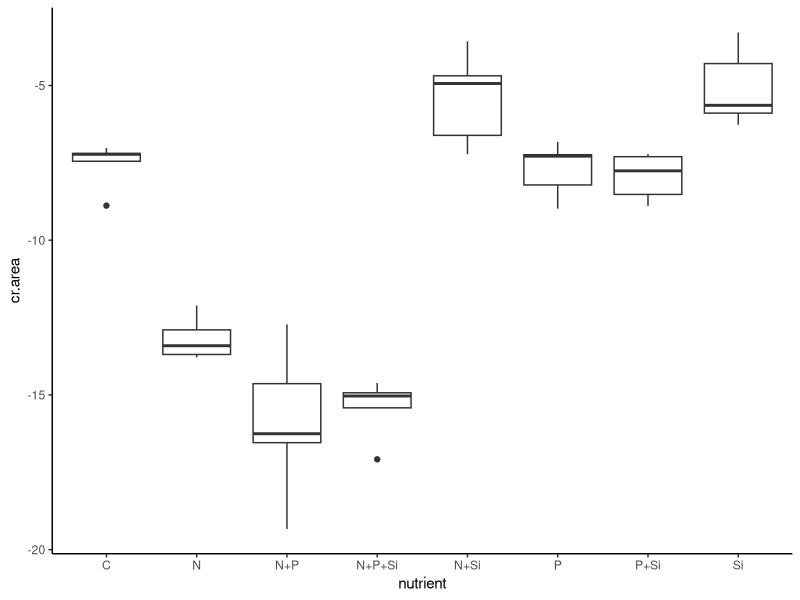
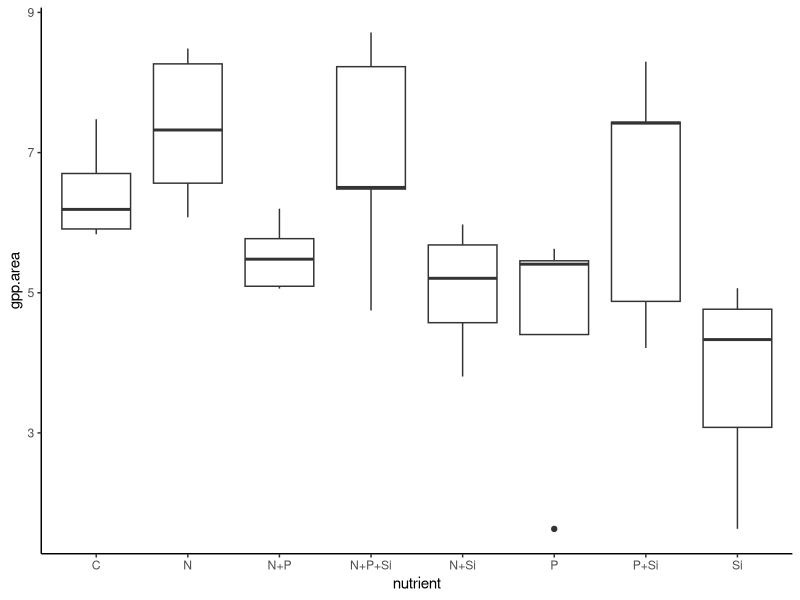
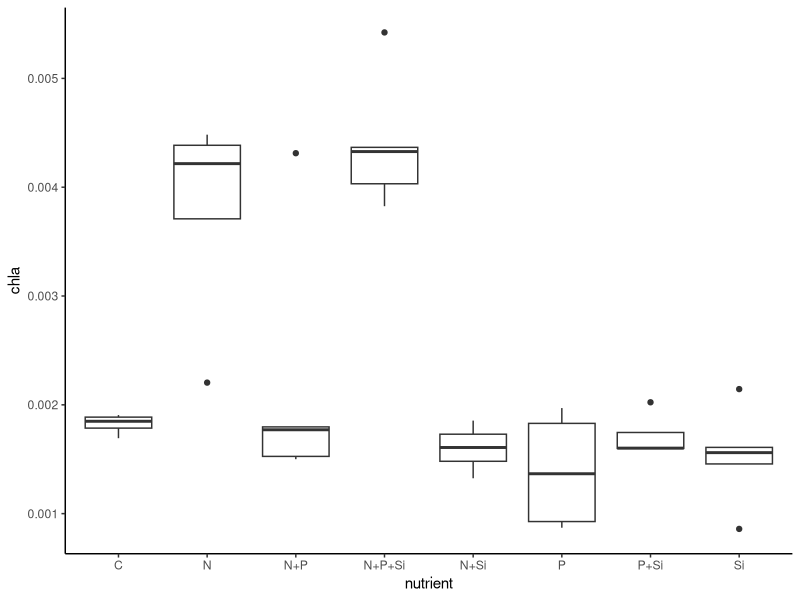
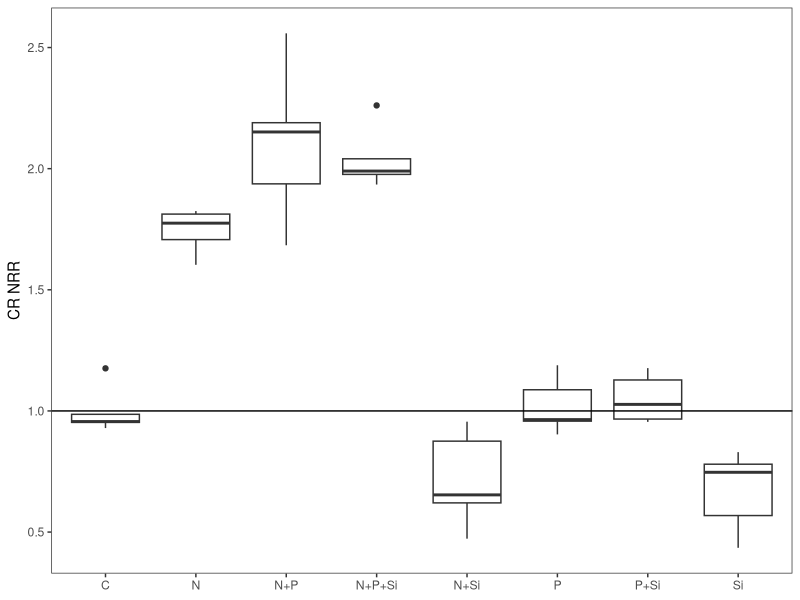
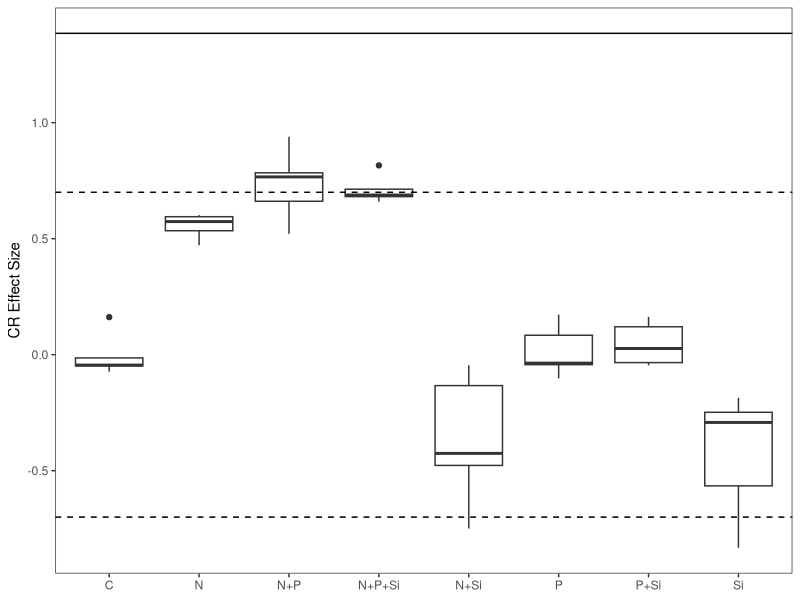
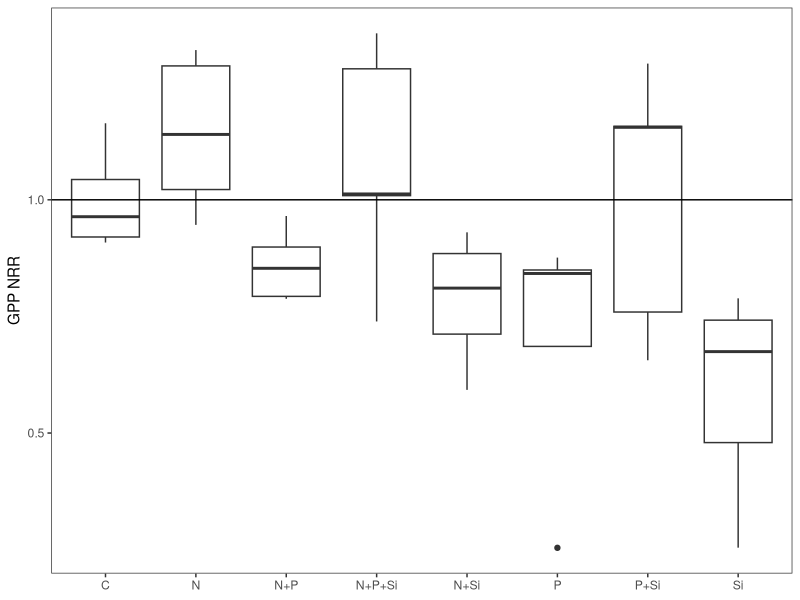
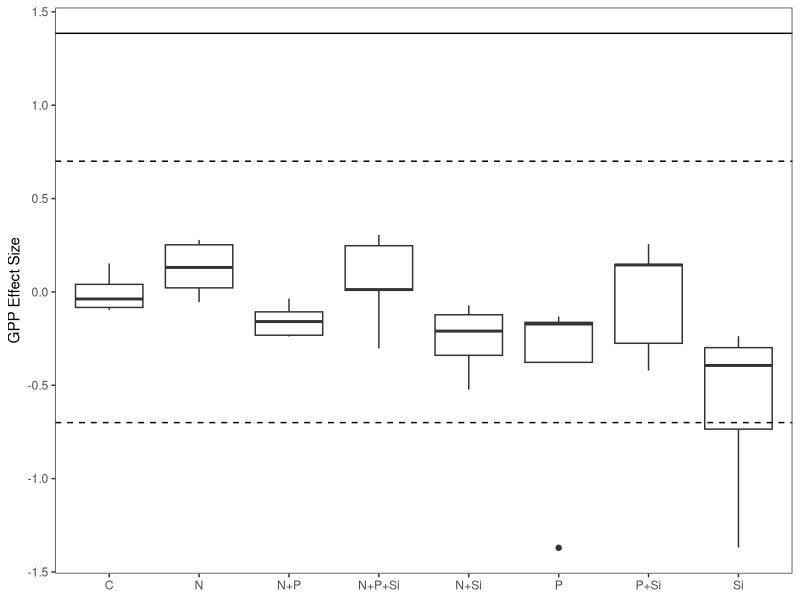
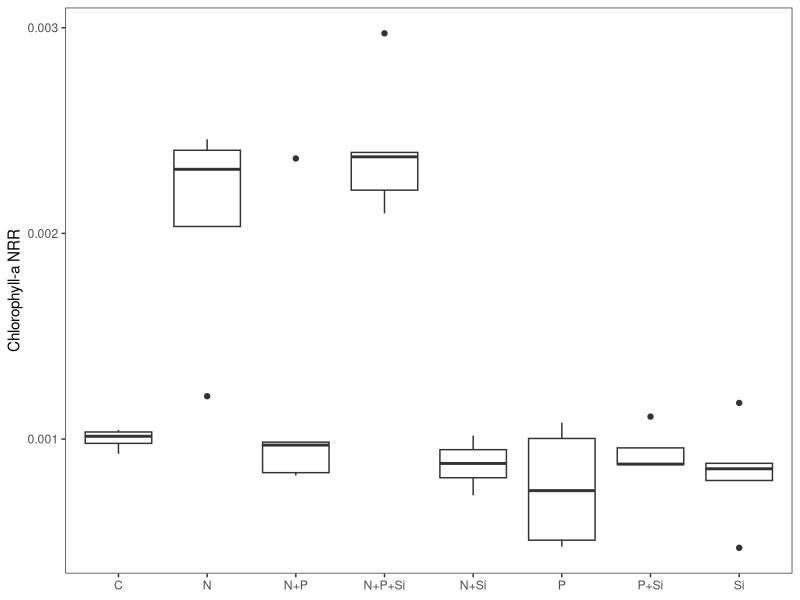

Write R code to recreate these figures, in order. (Note: this script raises an error after producing the figures.)
#Author:  Clay Arango
#Creation date: 10-Feb-19
#Script to analyze NDS data from Summer 2018 WSB work with S. Roley and A. Alexiades

#packages
install.packages("nlme")
install.packages("nortest")
install.packages("plyr")
install.packages("dplyr")
install.packages("multcomp")
install.packages("MASS")
install.packages("ggplot2")
library(nlme)
library(nortest)
library(plyr)
library(dplyr)
library(multcomp)
library(MASS)
library(ggplot2)

#Load data
ring_summer <- read.table(file="ring_summer.csv", header=T, sep=",")

#set variable
d = ring_summer

#evaluate data to make sure factors are correct
names(d)

unique(d$nutrient) #control, N, NP, NPSi, NSi, P, PSi, Si
unique(d$N) #should be 0 and 1
unique(d$P) #should be 0 and 1
unique(d$Si) #should be 0 and 1
unique(d$top) #should be "sponge" and "glass"
#if need to change, use recode function below. 
d$top<-recode(d$top, "cellulose" ="sponge")
str(d)

#convert N and P and Si values (0 or 1 for absence or presence) to factors
d$N<-as.factor(d$N)
d$P<-as.factor(d$P)
d$Si<-as.factor(d$Si)
str(d)

#subset data into gpp and cr response
d.cr = subset(d, top=="sponge", data=d)
d.gpp = subset(d, top=="glass", data=d)

#check for outliers and check data entry before calculating CR-NRR
ggplot(d.cr, aes(x=nutrient, y=cr.area)) + geom_boxplot() + theme_classic()
#looks OK
#R5 lost in the field

#calculate nrr for cr
x<-ddply(d.cr, "nutrient", summarise, ave_cr = mean(cr.area, na.rm=T)) 
x
d.cr$cr.nrr = d.cr$cr.area/-7.554539 #divide by control ave_cr

#check for outliers and check data entry before calculating GPP- and chla-NRR
ggplot(d.gpp, aes(x=nutrient, y=gpp.area)) + geom_boxplot() + theme_classic()
#K8 data entry checks out, can stay in analysis
#K1 lost in the field
ggplot(d.gpp, aes(x=nutrient, y=chla)) + geom_boxplot() + theme_classic()
#S1, L7, N2 data entry checks out
#N2 could be excluded from analysis, but it won't affect NRR calculation
#K1 lost in the field

#substitute b.d. chlorophyll with 1/2 detection limit using
#3*SD(y/x)/slope, where SD(y/x) is standard error of the chlorophyll regression
#make vectors for the x (chla) and y (RFU) values found in spreadsheet
#y = c(3.39, 397.33, 693, 1390.66, 3003.32, 5897.49)
#x = c(0, 0.025, 0.05, 0.1, 0.25, 0.5)
#summary(lm(y~x))
#chlabd = (188.47/11627.13)/2


#calculate nrr for gpp and chla
x<- ddply(d.gpp, "nutrient", summarise, ave_gpp = mean(gpp.area, na.rm=T), ave_chla = mean(chla, na.rm=T)) 
x
d.gpp$gpp.nrr = d.gpp$gpp.area/6.422422 #divide by control ave_gpp
d.gpp$chla.nrr = d.gpp$chla/1.824141 #divide by control ave_chla
#use to exclude outliers
#x1<- ddply(subset(d.gpp, !(nds.id=="F6")), "nutrient", summarise, ave_chla = mean(chla, na.rm=T)) 
#x1
#d.gpp$chla.nrr_1<-d.gpp$chla_ug_cm2/2.700340

#combine into one file and export
d.cr$chla.nrr<-NA
#d.cr$chla.nrr_1<-NA#for excluded outliers
d.cr$gpp.nrr<-NA
d.gpp$cr.nrr<-NA
d.nrr<-rbind(d.cr, d.gpp)
d.nrr$site.date<-"ring_summer"
d.nrr$gpp.es<-log(d.nrr$gpp.nrr)
d.nrr$cr.es<-log(d.nrr$cr.nrr)
d.nrr$chla.es<-log(d.nrr$chla.nrr)

write.table(d.nrr, "ring_summer_nrr.csv",  sep=",", quote=F, row.names =F)

###############
#plots of NRR
##############
ggplot(data=subset(d.cr, !(nutrient=="control")), aes(x=nutrient, y=cr.nrr))+geom_boxplot()+theme_bw()+
  ylab("CR NRR")+geom_abline(slope = 0, intercept = 1)+
  theme(axis.title.x=element_blank(), panel.grid.minor=element_blank(), panel.grid.major=element_blank())
#N limitation, possible P secondary limitation

ggplot(data=subset(d.nrr, (top=="sponge")), aes(x=nutrient, y=cr.es))+geom_boxplot()+theme_bw()+
  ylab("CR Effect Size")+geom_hline(yintercept = 0.7, lty="dashed")+ geom_hline(yintercept = -0.7, lty="dashed")+
  geom_hline(yintercept = 1.385)+
  theme(axis.title.x=element_blank(), panel.grid.minor=element_blank(), panel.grid.major=element_blank())
#nothing over 1.385, so no significance?

ggplot(data=subset(d.gpp, !(nutrient=="control")), aes(x=nutrient, y=gpp.nrr))+geom_boxplot()+theme_bw()+
  ylab("GPP NRR")+geom_abline(slope = 0, intercept = 1)+
  theme(axis.title.x=element_blank(), panel.grid.minor=element_blank(), panel.grid.major=element_blank())
#possible N limitation (but not NP), likely no limitation

ggplot(data=subset(d.nrr, top =="glass"),aes(x=nutrient, y=gpp.es))+geom_boxplot()+theme_bw()+
  ylab("GPP Effect Size")+geom_hline(yintercept = 0.7, lty="dashed")+
  geom_hline(yintercept = -0.7, lty="dashed")+ geom_hline(yintercept = 1.385)+
  theme(axis.title.x=element_blank(), panel.grid.minor=element_blank(), panel.grid.major=element_blank())
#nothing over 1.385 so no significance?

ggplot(data=subset(d.gpp, !(nutrient=="control")), aes(x=nutrient, y=chla.nrr))+geom_boxplot()+theme_bw()+
  ylab("Chlorophyll-a NRR")+geom_abline(slope = 0, intercept = 1)+ 
  theme(axis.title.x=element_blank(), panel.grid.minor=element_blank(), panel.grid.major=element_blank())
#N limitation (but why not N+P?)

ggplot(data=subset(d.nrr, (top=="glass")), aes(x=nutrient, y=chla.es))+geom_boxplot()+theme_bw()+
  ylab("Chla Effect Size")+ geom_hline(yintercept = 0.7, lty="dashed")+ geom_hline(yintercept = -0.7, lty="dashed")+    
  geom_hline(yintercept = 1.385)+
  theme(axis.title.x=element_blank(), panel.grid.minor=element_blank(), panel.grid.major=element_blank())
#nothing over 1.385 so no significance?

##########
#NRR Summary Files
#########

GPP_sum<-ddply(d.gpp, "nutrient", summarise, ave_nrr.gpp=mean(gpp.nrr, na.rm=T), sd_nrr.gpp=sd(gpp.nrr, na.rm=T), 
               se_nrr.gpp =(sd(gpp.nrr)/sqrt(sum(!is.na(gpp.nrr)))), 
               ci95_nrr.gpp = (1.96*(sd(gpp.nrr)/sqrt(sum(!is.na(gpp.nrr))))),
               ave_nrr.chla=mean(chla.nrr, na.rm=T), sd_nrr.chla=sd(chla.nrr, na.rm=T), 
               se_nrr.chla =(sd(chla.nrr)/sqrt(sum(!is.na(chla.nrr)))), 
               ci95_nrr.chla = (1.96*(sd(chla.nrr)/sqrt(sum(!is.na(chla.nrr))))))
CR_sum<-ddply(d.cr, "nutrient", summarise, ave_nrr.cr=mean(cr.nrr, na.rm=T), sd_nrr.cr=sd(cr.nrr, na.rm=T), 
              se_nrr.cr =(sd(cr.nrr)/sqrt(sum(!is.na(cr.nrr)))), 
              ci95_nrr.cr = (1.96*(sd(cr.nrr)/sqrt(sum(!is.na(cr.nrr))))))

#now combine into one and export
d.sum<-merge(GPP_sum, CR_sum, by="nutrient")
d.sum$site_date<-"ring_summer"
write.table(d.sum, "ring_summer_summ.csv",  sep=",", quote=F, row.names=F)

############################################################
#analyze RESPIRATION data
############################################################

M1<-gls(cr.area~N*P*Si, data=d.cr, na.action=na.omit)
E1<-residuals(M1)
qqnorm(E1)
qqline(E1)
ad.test(E1)
   #residuals are normally distributed, p=0.241
hist(E1)  
plot(M1)

plot(filter(d.cr, !is.na(cr.area)) %>% dplyr::select(nutrient), 
     E1, xlab="nutrient", ylab="Residuals")
bartlett.test(cr.area~nutrient, data=d.cr)
   #variance test p=0.1614

anova(M1)


##########################################################
#do multiple 2 way ANOVAs to improve our ability to interpret
##########################################################
#N and P
M1<-gls(cr.area~N*P, data=d.cr, na.action=na.omit)
E1<-residuals(M1)
qqnorm(E1)
qqline(E1)
ad.test(E1)
#residuals are normally distributed, p=0.111
hist(E1)  
plot(M1)

bartlett.test(cr.area~nutrient, data=d.cr)
#variance test OK

anova(M1) #interpretation, N and P limitation (addition of phosphorus synergistic)

#remove NA for plotting
xx = na.omit(subset(d.cr, select = c(N,P,cr.area)))
interaction.plot(xx$N, xx$P, xx$cr.area*-1)

#N and Si
M1<-gls(cr.area~N*Si, data=d.cr, na.action=na.omit)
E1<-residuals(M1)
qqnorm(E1)
qqline(E1)
ad.test(E1)
#residuals are normally distributed, p=0.2144
hist(E1)  
plot(M1)

bartlett.test(cr.area~nutrient, data=d.cr)
#variance test OK

anova(M1) #interpretation, N and Si limitation (presence of Si is synergistic with N)

#remove NA for plotting
xx = na.omit(subset(d.cr, select = c(N,Si,cr.area)))
interaction.plot(xx$N, xx$Si, xx$cr.area*-1)

#P and Si
M1<-gls(cr.area~P*Si, data=d.cr, na.action=na.omit)
E1<-residuals(M1)
qqnorm(E1)
qqline(E1)
ad.test(E1)
#residuals are normally distributed, p=0.05119
hist(E1)  
plot(M1)

bartlett.test(cr.area~nutrient, data=d.cr)
#variance test OK

anova(M1) #interpretation, P and Si limitation (presence of P really increases Si response)

#remove NA for plotting
xx = na.omit(subset(d.cr, select = c(P,Si,cr.area)))
interaction.plot(xx$P, xx$Si, xx$cr.area*-1)
##########################################################
##########################################################

x <- group_by(d.cr, nutrient) %>%  # Grouping function causes subsequent functions to aggregate by season and reach
  summarize(cr.mean = abs(mean(cr.area, na.rm = TRUE)), # na.rm = TRUE to remove missing values
            cr.sd=abs(sd(cr.area, na.rm = TRUE)),  # na.rm = TRUE to remove missing values
            n = sum(!is.na(cr.area)), # of observations, excluding NAs. 
            cr.se=cr.sd/sqrt(n))

ggplot(data=x, aes(x=nutrient, y=cr.mean)) + 
  geom_bar(stat="identity", position=position_dodge(), color = "black") + 
  geom_errorbar(aes(ymin=cr.mean, ymax=cr.mean+cr.se), width=0.2, 
                position=position_dodge(0.9)) + 
  xlab("Nutrient") +
  ylab(expression(Respiration~(ug~O[2]~m^{-2}~h^{-1}))) +
  ylim(0,20) +
  labs(fill="Light") +
  theme_bw() +
  theme(panel.grid.major=element_blank(),
        panel.grid.minor=element_blank(),
        legend.title=element_text(size=6),
        legend.key=element_blank(), 
        legend.position=c(0.5,0.95), 
        legend.text=element_text(size=8), 
        legend.background=element_blank(), 
        legend.direction="horizontal", 
        legend.key.size=unit(0.3, "cm"), 
        axis.title.y=element_text(size=8), 
        axis.title.x=element_text(size=8), 
        axis.text.x=element_text(size=8))

#ggsave('output/figures/Ring_summer.tiff',
#       units="in",
#       width=3.25,
#       height=3.25,
#       dpi=1200,
#       compression="lzw")

#summarize nrr
x <- group_by(d.cr, nutrient) %>%  # Grouping function causes subsequent functions to aggregate by season and reach
  summarize(cr.mean = abs(mean(cr.nrr, na.rm = TRUE)), # na.rm = TRUE to remove missing values
            cr.sd=abs(sd(cr.nrr, na.rm = TRUE)),  # na.rm = TRUE to remove missing values
            n = sum(!is.na(cr.nrr)), # of observations, excluding NAs. 
            cr.se=cr.sd/sqrt(n))

############################################################
#analyze the PRODUCTION data
############################################################

M1<-gls(gpp.area~N*P*Si, data=d.gpp, na.action=na.omit) 
E1<-residuals(M1)
qqnorm(E1)
qqline(E1)
ad.test(E1)
   #residuals are not normal, p=0.0403

hist(E1, xlab="residuals", main="")
plot(M1)

plot(filter(d.gpp, !is.na(gpp.area)) %>% dplyr::select(nutrient), 
     E1, xlab="nutrient", ylab="Residuals")
bartlett.test(gpp.area~nutrient, data=d.gpp)
   #variances are equal, p=0.3016

anova(M1)
  
x <- group_by(d.gpp, nutrient) %>%  # Grouping function causes subsequent functions to aggregate by season and reach
  summarize(gpp.mean = abs(mean(gpp.area, na.rm = TRUE)), # na.rm = TRUE to remove missing values
            gpp.sd=abs(sd(gpp.area, na.rm = TRUE)),  # na.rm = TRUE to remove missing values
            n = sum(!is.na(gpp.area)), # of observations, excluding NAs. 
            gpp.se=gpp.sd/sqrt(n))

ggplot(data=x, aes(x=nutrient, y=gpp.mean)) + 
  geom_bar(stat="identity", position=position_dodge(), color = "black") + 
  geom_errorbar(aes(ymin=gpp.mean, ymax=gpp.mean+gpp.se), width=0.2, 
                position=position_dodge(0.9)) + 
  xlab("Nutrient") +
  ylab(expression(Production~(ug~O[2]~m^{-2}~h^{-1}))) +
  labs(fill="Light") +
  theme_bw() +
  theme(panel.grid.major=element_blank(),
        panel.grid.minor=element_blank(), 
        legend.title=element_text(size=6), 
        legend.key=element_blank(),  
        legend.position=c(0.5,0.95),  
        legend.text=element_text(size=8),  
        legend.background=element_blank(),  
        legend.direction="horizontal",  
        legend.key.size=unit(0.3, "cm"),  
        axis.title.y=element_text(size=8),  
        axis.title.x=element_text(size=8),  
        axis.text.x=element_text(size=8))

#ggsave('output/figures/gppByNutrient.tiff',
#       units="in",
#       width=3.25,
#       height=3.25,
#       dpi=1200,
#       compression="lzw")


#summarize nrr
x <- group_by(d.gpp, nutrient) %>%  # Grouping function causes subsequent functions to aggregate by season and reach
  summarize(gpp.mean = abs(mean(gpp.nrr, na.rm = TRUE)), # na.rm = TRUE to remove missing values
            gpp.sd=abs(sd(gpp.nrr, na.rm = TRUE)),  # na.rm = TRUE to remove missing values
            n = sum(!is.na(gpp.nrr)), # of observations, excluding NAs. 
            gpp.se=gpp.sd/sqrt(n))


##########################################################
#analyze the CHL-A biomass on disks

M1<-gls(chla~N*P*Si, data=d.gpp, na.action=na.omit)
E1<-residuals(M1)
qqnorm(E1)
qqline(E1)
ad.test(E1)
#residuals are not normal, p=0.005993

hist(E1)  
plot(M1)

plot(filter(d.gpp, !is.na(chla)) %>% dplyr::select(nutrient), 
     E1, xlab="nutrient", ylab="Residuals")
bartlett.test(chla~nutrient, data=d.gpp)
#variance test p=0.0006267

anova(M1)

#try normalizing

d.gpp$l.chla = log10(d.gpp$chla+1)

M2<-gls(l.chla~N*P*Si, data=d.gpp, na.action=na.omit)
E2<-residuals(M2)
qqnorm(E2)
qqline(E2)
ad.test(E2)
#residuals are not normal, p=0.07118

hist(E2)  
plot(M2)

plot(filter(d.gpp, !is.na(chla)) %>% dplyr::select(nutrient), 
     E1, xlab="nutrient", ylab="Residuals")
bartlett.test(l.chla~nutrient, data=d.gpp)
#variance test p=0.007904

anova(M2)
